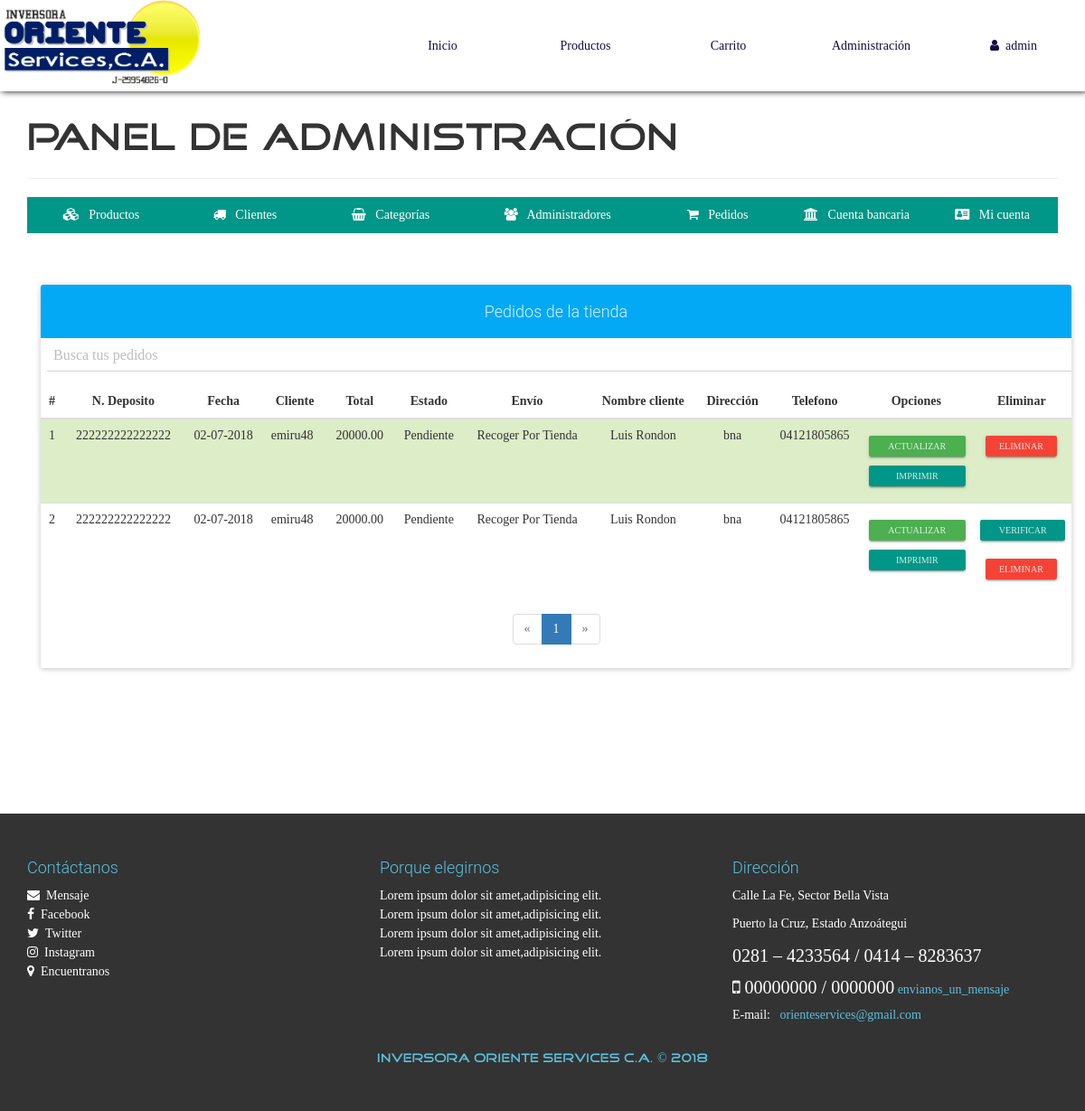
Page /configAdmin.php?view=order (signed in) on the earlier database version.
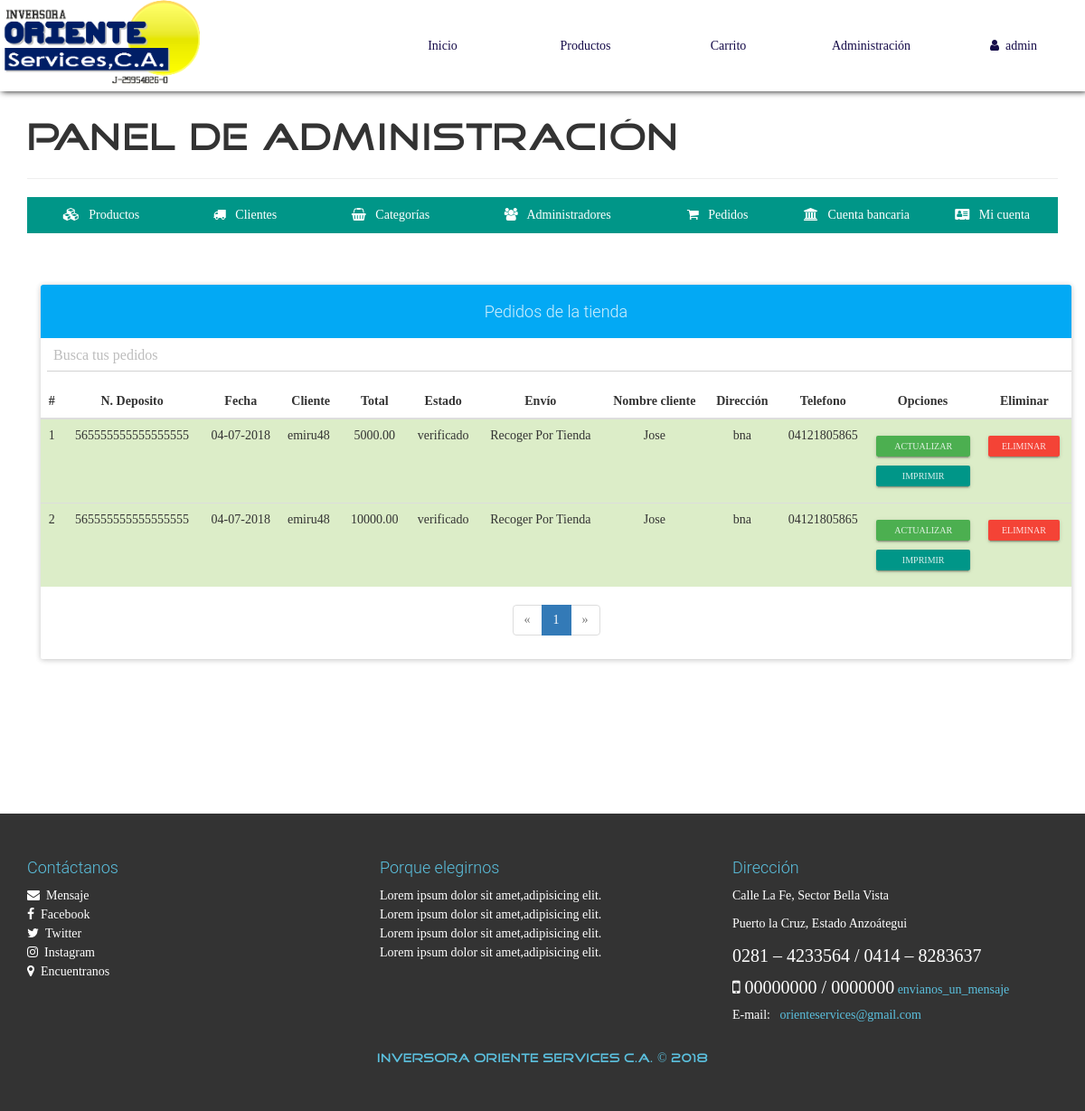
Same page on the later database version.
### tables this page shows
CREATE TABLE `venta` (
  `NumPedido` int(20) NOT NULL,
  `Fecha` varchar(150) NOT NULL,
  `RIF` varchar(30) NOT NULL,
  `TotalPagar` decimal(30,2) NOT NULL,
  `Estado` varchar(150) NOT NULL,
  `NumeroDeposito` varchar(50) NOT NULL,
  `TipoEnvio` varchar(37) NOT NULL,
  `NombreEnvio` varchar(70) NOT NULL,
  `DirEnvio` varchar(200) NOT NULL,
  `TlfEnvio` varchar(20) NOT NULL,
  `Adjunto` varchar(50) NOT NULL
);

CREATE TABLE `cliente` (
  `RIF` varchar(30) NOT NULL,
  `Nombre` varchar(30) NOT NULL,
  `NombreCompleto` varchar(70) NOT NULL,
  `Clave` text NOT NULL,
  `Direccion` varchar(200) NOT NULL,
  `Telefono` varchar(20) NOT NULL,
  `Email` varchar(30) NOT NULL
);

### library/consulSQL.php (called while the page is built, shortened)
<?php
class ejecutarSQL {
    public static function conectar(){
        if(!$con=  mysqli_connect(SERVER,USER,PASS,BD)){
            echo "Error en el servidor, verifique sus datos";
        }
        mysqli_set_charset($con, "utf8");
        return $con;
    }
    public static function consultar($query) {
        if (!$consul = mysqli_query(ejecutarSQL::conectar(), $query)) {
            echo 'Error en la consulta SQL ejecutada';
        }
        return $consul;
    }
}

### admin/order-view.php (the view, shortened to what the rows shown need)
<div class="container">
  <div class="row">
        <div class="col-xs-12">
            <br><br>
            <div class="panel panel-info">
                <div class="table-responsive">
                    <table class="table table-striped table-hover" id="tabla_pedido">
                        <thead class="">
                            <tr>
                              <th class="text-center">#</th>
                                <th class="text-center">N. Deposito</th>
                                <th class="text-center">Fecha</th>
                                <th class="text-center">Cliente</th>
                                <th class="text-center">Total</th>
                                <th class="text-center">Estado</th>
                                <th class="text-center">Envío</th>
                                <th class="text-center">Nombre cliente</th>
                                <th class="text-center">Dirección</th>
                                <th class="text-center">Telefono</th>
                                <th class="text-center">Opciones</th>
                                <?php if($_SESSION['Nivel'] == 1){  ?>
                                <th class="text-center">Eliminar</th>
                                <?php } ?>
                            </tr>
                        </thead>
                        <tbody>
                            <?php
                                $mysqli = mysqli_connect(SERVER, USER, PASS, BD);
                                mysqli_set_charset($mysqli, "utf8");
                                $pagina = isset($_GET['pag']) ? (int)$_GET['pag'] : 1;
                                $regpagina = 30;
                                $inicio = ($pagina > 1) ? (($pagina * $regpagina) - $regpagina) : 0;
                                $pedidos=mysqli_query($mysqli,"SELECT SQL_CALC_FOUND_ROWS * FROM venta LIMIT $inicio, $regpagina");
                                $cr=$inicio+1;
                              while($order=mysqli_fetch_array($pedidos, MYSQLI_ASSOC)){
                            ?>
                                <?php
                                    $verif= ejecutarSQL::consultar("SELECT NumPedido FROM verificado WHERE NumPedido='".$order['NumPedido']."'");
                                ?>
                            <?php if($verif->num_rows == 1){  ?>
                            <tr style="background: #DCEDC8;">
                            <?php } ?>
                              <td class="text-center"><?php echo $cr; ?></td>
                            <td class="text-center"><?php echo $order['NumeroDeposito']; ?></td>
                            <td class="text-center"><?php echo $order['Fecha']; ?></td>
                            <td>
                                <?php
                                    $conUs= ejecutarSQL::consultar("SELECT Nombre FROM cliente WHERE RIF='".$order['RIF']."'");
                                    $UsP=mysqli_fetch_array($conUs, MYSQLI_ASSOC);
                                    echo $UsP['Nombre'];
                                ?>
                            </td>
                            <td class="text-center"><?php echo $order['TotalPagar']; ?></td>
                            <td class="text-center"><?php echo $order['Estado']; ?></td>
                            <td class="text-center"><?php echo $order['TipoEnvio']; ?></td>
                            <td class="text-center"><?php echo $order['NombreEnvio']; ?></td>
                            <td class="text-center"><?php echo $order['DirEnvio']; ?></td>
                            <td class="text-center"><?php echo $order['TlfEnvio']; ?></td>
                            <td class="text-center">
                                <a href="#!" class="btn btn-raised btn-xs btn-success btn-block btn-up-order" data-code="<?php echo $order['NumPedido']; ?>">Actualizar</a>
                                <a href="./report/factura.php?id=<?php echo $order['NumPedido'];  ?>" class="btn btn-raised btn-xs btn-primary btn-block" target="_blank">Imprimir</a>
                            </td>
                            <td class="text-center">
                                <?php if($verif->num_rows != 1){  ?>
                                    <a href="#!" class="btn btn-raised btn-xs btn-primary btn-block btn-up-verificar" data-rif="<?php echo $order['RIF']; ?>" data-code="<?php echo $order['NumPedido']; ?>">Verificar</a>
                                <?php } ?>
                                <?php if($_SESSION['Nivel'] == 1){  ?>
                              <form action="process/delPedido.php" method="POST" class="FormCatElec" data-form="delete">
                                <button type="submit" class="btn btn-raised btn-xs btn-danger">Eliminar</button>
                              </form>
                                <?php } ?>
                            </td>
                            </tr>
                            <?php
                              $cr++;
                              }
                            ?>
                        </tbody>
                    </table>
                </div>
            </div>
        </div>
  </div>
</div>

Differences in the rows shown:
removed venta: NumeroDeposito "222222222222222", Fecha "02-07-2018", RIF.Nombre "emiru48", TotalPagar "20000.00", Estado "Pendiente", TipoEnvio "Recoger Por Tienda", NombreEnvio "Luis Rondon", DirEnvio "bna", TlfEnvio "04121805865"
removed venta: NumeroDeposito "222222222222222", Fecha "02-07-2018", RIF.Nombre "emiru48", TotalPagar "20000.00", Estado "Pendiente", TipoEnvio "Recoger Por Tienda", NombreEnvio "Luis Rondon", DirEnvio "bna", TlfEnvio "04121805865"
added venta: NumeroDeposito "565555555555555555", Fecha "04-07-2018", RIF.Nombre "emiru48", TotalPagar "5000.00", Estado "verificado", TipoEnvio "Recoger Por Tienda", NombreEnvio "Jose", DirEnvio "bna", TlfEnvio "04121805865"
added venta: NumeroDeposito "565555555555555555", Fecha "04-07-2018", RIF.Nombre "emiru48", TotalPagar "10000.00", Estado "verificado", TipoEnvio "Recoger Por Tienda", NombreEnvio "Jose", DirEnvio "bna", TlfEnvio "04121805865"
